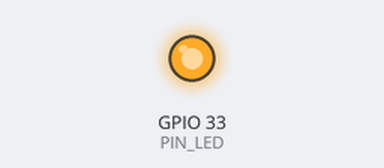
Bench run of a sketch on a simulated ESP32. On the bench: output pins drawn as LEDs (lit = HIGH). WiFi joins after 1.5 s; servers stay silent unless stated; no MQTT or app messages arrive unless stated; the camera gives no picture; what the sketch prints to the serial monitor is not drawn.

Above: at 2.4 s.
At 8.1 s:
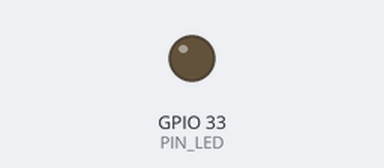
Timing chart, 0 to 14.8 s (numbered marks = the images above):
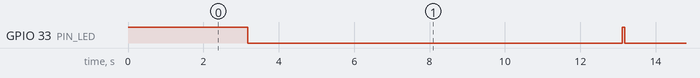

The sketch:

ESP32_3_CAM.ino
```cpp
/*
 * ================================================================
 *  MINT — Node 3 : KAMERA (AI-Thinker ESP32-CAM + OV2640) [FIRMWARE v9.2.5]
 * ----------------------------------------------------------------
 *  Topik data   : iot/kamera  -> JPEG biner (QoS 0), ~8-16 KB per foto
 *  Topik status : iot/kamera/status -> "online" (retain) / "offline" (LWT)
 *  IP statis    : 192.168.7.104  (registry devices.json v9)
 *  Broker       : 192.168.7.101 : 1883 (laptop server, Mosquitto)
 *
 *  PERBAIKAN v9.2.5 (foto tiba JAUH LEBIH CEPAT — keluhan "delay berat"):
 *   1. fb_count = 2 + CAMERA_GRAB_LATEST : buffer GANDA — sensor menangkap
 *      frame berikutnya sambil frame sebelumnya dikirim, esp_camera_fb_get()
 *      tidak lagi menunggu expose baru (sumber utama jeda 200-500 ms).
 *   2. Resolusi VGA 640x480 q12 (~8-16 KB, sebelumnya SVGA ~15-30 KB):
 *      waktu kirim lewat udara berkurang ~ separuh — pada WiFi padat
 *      (4 node + broker + dashboard) inilah yang mempercepat paling terasa.
 *      Ganti ke FRAMESIZE_SVHA bila butuh lebih tajam.
 *   3. setSocketTimeout(4 dtk): publish gagal cepat terdeteksi (tidak menggantung
 *      dan menyumbat keepalive) + publish DIULANG 1x bila gagal — foto tidak
 *      hilang diam-diam.
 *   4. mqtt.loop() ikut dipanggil di sela retry agar keepalive tetap hidup.
 *
 *  Perbaikan v9.1 (dipertahankan):
 *   - IP statis .104 sesuai devices.json + kredensial WiFi disamakan.
 *   - Kamera gagal init tidak mengganggu koneksi; re-init otomatis 5x gagal.
 *   - xclk 10 MHz, fallback DHCP, WiFi.setSleep(false), LWT retained,
 *     self-healing restart.
 *
 *  CATATAN PENTING HARDWARE:
 *   - ESP32-CAM gampang BROWNOUT (restart sendiri) bila catu daya lemah:
 *     pakai 5V >= 2A (bukan power dari USB FTDI yang kecil).
 *   - Flashing: tahan GPIO0 ke GND saat upload, lepas lalu tekan RST.
 *   - LED merah bawaan (GPIO 33, aktif-RENDAH) dipakai indikator status.
 *
 *  Library: PubSubClient (Nick O'Leary).
 *  Board: "AI Thinker ESP32-CAM" (Package ESP32 by Espressif).
 * ================================================================
 */

// ---------------------- KONFIGURASI (EDIT INI) ----------------------
const char* WIFI_SSID  = "MINT-LAB";       // <-- GANTI: nama WiFi lab
const char* WIFI_PASS  = "mintlab2026";    // <-- GANTI: password WiFi lab

IPAddress NODE_IP  (192, 168, 7, 104);     // ESP32-3 (devices.json)
IPAddress NODE_GW  (192, 168, 7, 1);
IPAddress NODE_MASK(255, 255, 255, 0);
IPAddress NODE_DNS (192, 168, 7, 1);

const char* MQTT_HOST = "192.168.7.101";   // laptop server (broker)
const int   MQTT_PORT = 1883;

const char* TOPIC_DATA   = "iot/kamera";
const char* TOPIC_STATUS = "iot/kamera/status";
const char* CLIENT_ID    = "mint-node3-kamera";

const uint32_t INTERVAL_MS = 10000UL;      // foto tiap 10 dtk (baseline v9)

// LED merah di belakang board CAM: aktif RENDAH
#define PIN_LED    33
#define LED_ON     LOW
#define LED_OFF    HIGH
// ---------------------------------------------------------------------

#include "esp_camera.h"
#include <WiFi.h>
#include <PubSubClient.h>

/* ---------- Pin AI-Thinker ESP32-CAM (standar) ---------- */
#define PWDN_GPIO_NUM  32
#define RESET_GPIO_NUM -1
#define XCLK_GPIO_NUM   0
#define SIOD_GPIO_NUM  26
#define SIOC_GPIO_NUM  27
#define Y9_GPIO_NUM    35
#define Y8_GPIO_NUM    34
#define Y7_GPIO_NUM    39
#define Y6_GPIO_NUM    36
#define Y5_GPIO_NUM    21
#define Y4_GPIO_NUM    19
#define Y3_GPIO_NUM    18
#define Y2_GPIO_NUM     5
#define VSYNC_GPIO_NUM 25
#define HREF_GPIO_NUM  23
#define PCLK_GPIO_NUM  22

WiFiClient net;
PubSubClient mqtt(net);

bool   camOk = false, pakaiStatis = true;
uint8_t gagalFrame = 0;
uint32_t tWiFiDown = 0, tMqttDown = 0, tCobaMqtt = 0, lastPub = 0;

void setLED(bool nyala) { digitalWrite(PIN_LED, nyala ? LED_ON : LED_OFF); }

/* ---------- Kamera: init + re-init pemulihan ---------- */
bool initKamera() {
  camera_config_t cfg = {};
  cfg.ledc_channel = LEDC_CHANNEL_0;
  cfg.ledc_timer   = LEDC_TIMER_0;
  cfg.pin_d0 = Y2_GPIO_NUM;  cfg.pin_d1 = Y3_GPIO_NUM;
  cfg.pin_d2 = Y4_GPIO_NUM;  cfg.pin_d3 = Y5_GPIO_NUM;
  cfg.pin_d4 = Y6_GPIO_NUM;  cfg.pin_d5 = Y7_GPIO_NUM;
  cfg.pin_d6 = Y8_GPIO_NUM;  cfg.pin_d7 = Y9_GPIO_NUM;
  cfg.pin_xclk = XCLK_GPIO_NUM;
  cfg.pin_pclk = PCLK_GPIO_NUM;
  cfg.pin_vsync = VSYNC_GPIO_NUM;
  cfg.pin_href  = HREF_GPIO_NUM;
  cfg.pin_sccb_sda = SIOD_GPIO_NUM;
  cfg.pin_sccb_scl = SIOC_GPIO_NUM;
  cfg.pin_pwdn  = PWDN_GPIO_NUM;
  cfg.pin_reset = RESET_GPIO_NUM;
  cfg.xclk_freq_hz = 10000000;            // 10 MHz: lebih stabil (fix v9.1)
  cfg.pixel_format = PIXFORMAT_JPEG;
  cfg.frame_size   = FRAMESIZE_VGA;      // 640x480 -> JPEG ~8-16 KB (fix v9.2.5:
                                          // kirim ~2x lebih cepat; ganti ke
                                          // FRAMESIZE_SVGA bila mau lebih tajam)
  cfg.jpeg_quality = 12;                  // 10-63; makin kecil makin besar
  cfg.fb_count     = 2;                   // fix v9.2.5: buffer ganda — ambil
                                          // frame berikutnya tanpa menunggu
  cfg.grab_mode    = CAMERA_GRAB_LATEST;
  return esp_camera_init(&cfg) == ESP_OK;
}

/* ---------- WiFi: statis -> fallback DHCP -> auto-reconnect ---------- */
void sambungkanWiFi() {
  WiFi.mode(WIFI_STA);
  WiFi.setSleep(false);                   // frame/MQTT tidak tersendat
  if (pakaiStatis) WiFi.config(NODE_IP, NODE_GW, NODE_MASK, NODE_DNS);
  WiFi.begin(WIFI_SSID, WIFI_PASS);
  Serial.printf("[WiFi] menyambung ke \"%s\" (%s) ", WIFI_SSID,
                pakaiStatis ? "IP statis" : "DHCP");
  uint32_t t0 = millis();
  while (WiFi.status() != WL_CONNECTED && millis() - t0 < 20000UL) {
    delay(250); Serial.print(".");
  }
  if (WiFi.status() == WL_CONNECTED) {
    Serial.printf(" OK — IP: %s\n", WiFi.localIP().toString().c_str());
    if (!pakaiStatis)
      Serial.println("[WiFi] CATAT: IP DHCP di atas, perbarui devices.json");
  } else if (pakaiStatis) {
    Serial.println("\n[WiFi] GAGAL dengan IP statis (bentrok?) — coba DHCP...");
    pakaiStatis = false;
    WiFi.disconnect(true, true);
    delay(300);
    sambungkanWiFi();
  } else {
    Serial.println("\n[WiFi] masih gagal — cek SSID/password, ulangi nanti");
  }
}

/* ---------- MQTT: LWT + diagnostik rc ---------- */
bool sambungkanMQTT() {
  Serial.printf("[MQTT] menyambung ke %s:%d ... ", MQTT_HOST, MQTT_PORT);
  if (mqtt.connect(CLIENT_ID, TOPIC_STATUS, 0, true, "offline")) {
    mqtt.publish(TOPIC_STATUS, "online", true);
    Serial.println("TERHUBUNG (LWT aktif)");
    lastPub = millis() - INTERVAL_MS;     // foto pertama SEGERA
    return true;
  }
  int rc = mqtt.state();
  Serial.printf("\n[MQTT] gagal rc=%d — ", rc);
  if      (rc == -2) Serial.println("broker tidak terjangkau: cek IP broker/"
                                    "Mosquitto jalan/ping 192.168.7.101");
  else if (rc == -3) Serial.println("koneksi TCP terputus");
  else if (rc == -4) Serial.println("timeout: sinyal WiFi lemah/broker sibuk");
  else               Serial.println("periksa jaringan & broker");
  return false;
}

/* ---------- Perawatan koneksi ---------- */
void rawatKoneksi() {
  uint32_t kini = millis();

  if (WiFi.status() != WL_CONNECTED) {
    setLED(false);
    if (tWiFiDown == 0) tWiFiDown = kini;
    if (kini - tWiFiDown > 60000UL) {
      Serial.println("[WiFi] terputus >60 dtk — menyambung ulang...");
      tWiFiDown = 0;
      sambungkanWiFi();
    }
    return;
  }
  tWiFiDown = 0;

  if (!mqtt.connected()) {
    setLED(false);
    if (tMqttDown == 0) tMqttDown = kini;
    if (kini - tMqttDown > 300000UL) {
      Serial.println("[MQTT] mati >5 menit — me-restart ESP32...");
      ESP.restart();
    }
    if (kini - tCobaMqtt >= 3000UL) {
      tCobaMqtt = kini;
      if (sambungkanMQTT()) tMqttDown = 0;
    }
    return;
  }
  tMqttDown = 0;
  setLED(true);
  mqtt.loop();
}

void setup() {
  Serial.begin(115200);
  pinMode(PIN_LED, OUTPUT);
  setLED(false);

  camOk = initKamera();                 // gagal kamera TIDAK fatal (v9.1)
  Serial.println(camOk ? "[CAM] kamera siap"
                       : "[CAM] init gagal — node tetap online, "
                         "akan coba re-init otomatis");

  sambungkanWiFi();

  mqtt.setBufferSize(48 * 1024);        // muat JPEG + overhead MQTT
  mqtt.setServer(MQTT_HOST, MQTT_PORT);
  mqtt.setKeepAlive(30);
  mqtt.setSocketTimeout(4);             // fix v9.2.5: gagal cepat, tak menggantung
}

void loop() {
  rawatKoneksi();
  if (!mqtt.connected()) { delay(100); return; }

  if (millis() - lastPub >= INTERVAL_MS) {
    lastPub = millis();

    if (!camOk) {                       // coba pulihkan kamera tiap interval
      camOk = initKamera();
      if (!camOk) { Serial.println("[CAM] re-init masih gagal"); return; }
      Serial.println("[CAM] kamera pulih lewat re-init");
    }

    camera_fb_t *fb = esp_camera_fb_get();
    if (!fb) {
      Serial.println("[CAM] ambil frame gagal");
      if (++gagalFrame >= 5) {          // pemulihan total kamera (v9.1)
        Serial.println("[CAM] 5x gagal — deinit + init ulang...");
        esp_camera_deinit();
        camOk = initKamera();
        gagalFrame = 0;
      }
      return;
    }
    gagalFrame = 0;

    /* fix v9.2.5: kirim JPEG + ULANGI sekali bila gagal — foto tidak
       hilang diam-diam; mqtt.loop() dipanggil di sela agar keepalive hidup */
    bool ok = mqtt.publish(TOPIC_DATA, fb->buf, fb->len);
    if (!ok) {
      mqtt.loop();
      delay(150);
      ok = mqtt.publish(TOPIC_DATA, fb->buf, fb->len);
    }
    Serial.printf("[PUBLISH] JPEG %u KB -> %s (%s, %lu ms sejak ambil)\n",
                  fb->len / 1024, TOPIC_DATA, ok ? "ok" : "GAGAL",
                  millis() - lastPub);
    esp_camera_fb_return(fb);
    setLED(false); delay(60); setLED(true);
  }
}
```

Measured:
- by itself, GPIO 33 (PIN_LED): alternates HIGH for 0.06 s and LOW for 9.9 s
